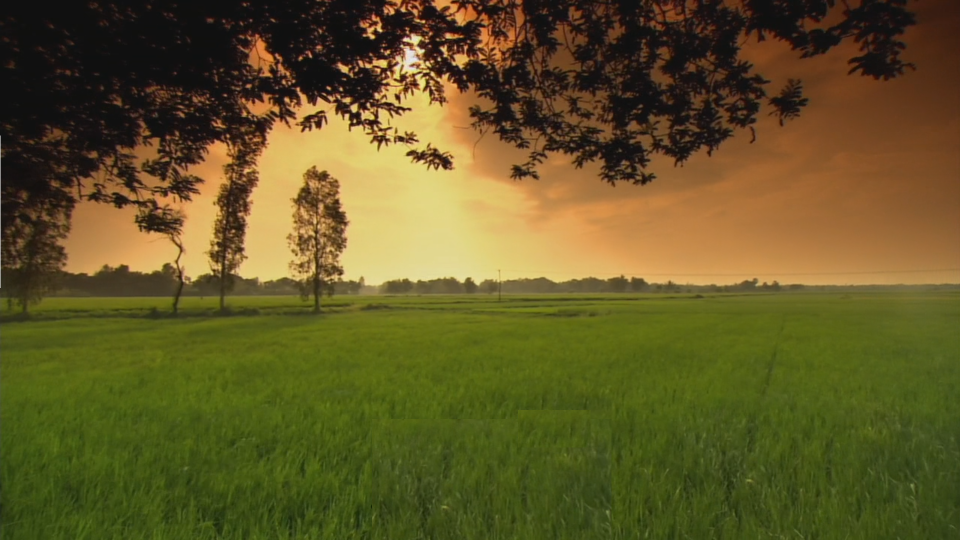
#> input picture encodedimg.png, 1920 x 1080 px (shown at 1/2 size)
$ python -i cssminipjt.py   (imports and definitions only)
#> lines starting #> are read from the running program, lines starting #| are printed output that depends on the picture
from tkinter import *
import tkinter.filedialog
from tkinter import messagebox
from PIL import ImageTk
from PIL import Image
from io import BytesIO
import  os

class IMG_Stegno:
    output_image_size = 0

    # [24 lines left out: function main, not called in this run]


    def back(self,frame):
        frame.destroy()
        self.main(root)


    # [184 lines left out: functions encode_frame1, decode_frame1, encode_frame2, decode_frame2, decode, generate_Data and 3 more, not called in this run]

    def frame_3(self,frame):
        frame.destroy()
        self.main(root)


#GUI loop
# [1 line not run here, left out]
o = IMG_Stegno()
# [2 lines not run here, left out]

>>> import cv2
>>> picture = cv2.imread('encodedimg.png', cv2.IMREAD_GRAYSCALE)
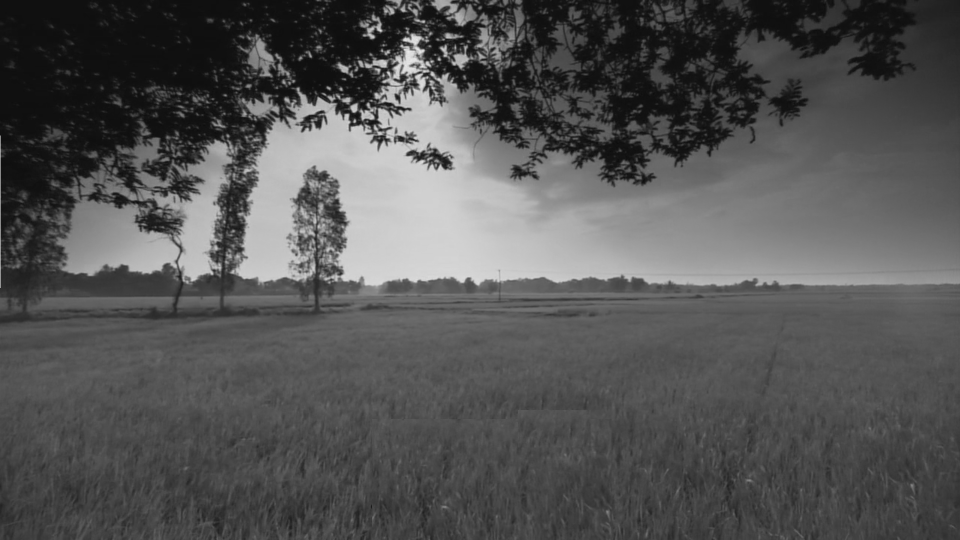
#> picture: shape (1080, 1920) (shown at 1/2 size); min 7, max 255, mean 84.1
#> (the run stopped early here; a loop or call above may not have finished)

$ run again, on dummy.jpg
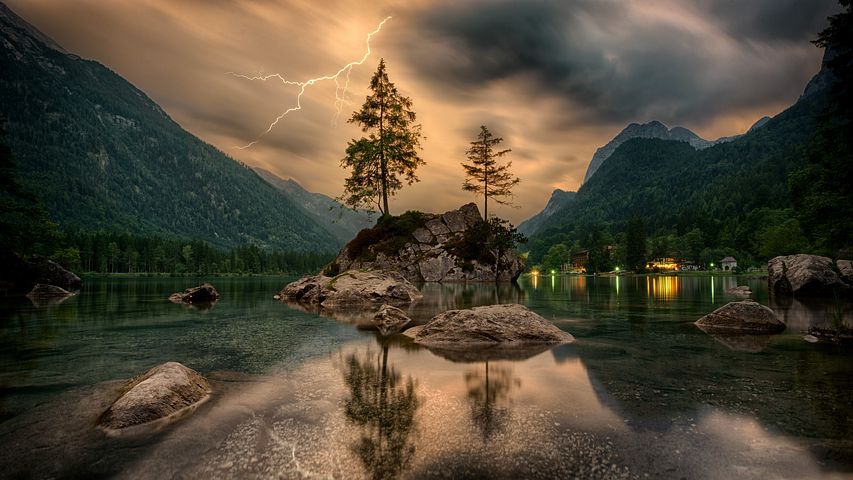
#> input picture dummy.jpg, 853 x 480 px
#> `picture = cv2.imread('encodedimg.png', cv2.IMREAD_GRAYSCALE)`:
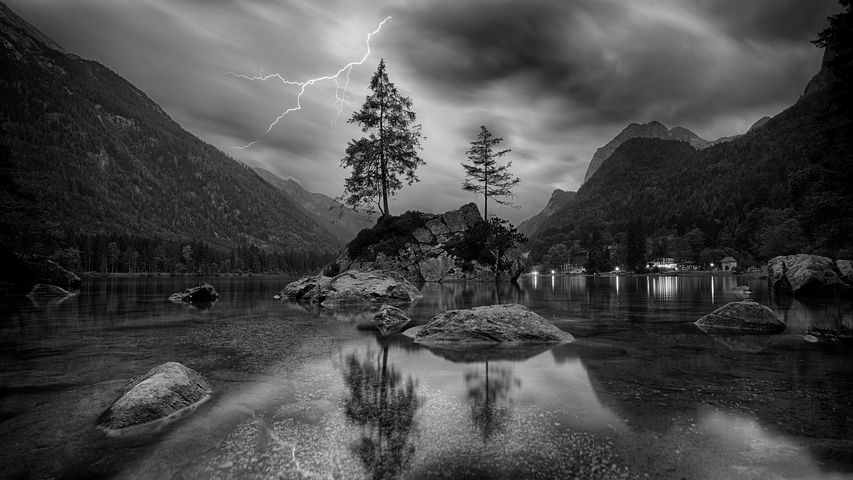
#> picture: shape (480, 853); min 0, max 255, mean 71.7
